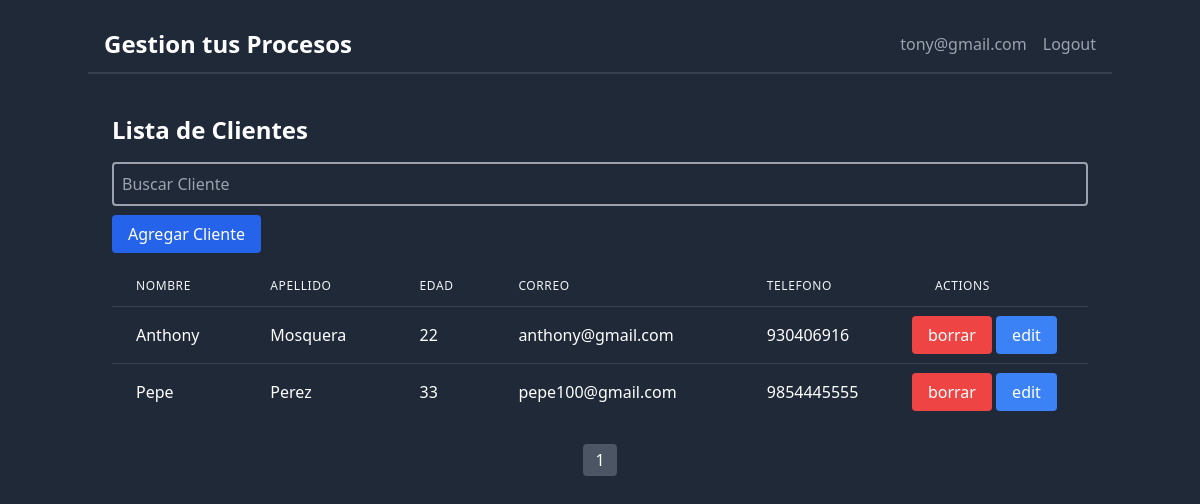
The page /customer/ (signed in) on the database its author committed.
### web/models.py (models this page shows, shortened)
class Customer(models.Model):
    name = models.CharField(max_length=20,verbose_name='Nombre')
    last_name = models.CharField(max_length=20,verbose_name='Apellido')
    age = models.IntegerField(verbose_name='Edad',default=None)
    email = models.EmailField(verbose_name='Correo',default=None)
    phone = models.IntegerField(verbose_name='Telefono',default=None)
    user = models.ForeignKey(User,on_delete=models.CASCADE,default=None)

### web/views.py (the view)
# urls.py: path('customer/', views.view_customer, name='view_customer'),
def view_customer(request):
    if request.method == 'POST':
        customer = request.POST['customer']
        search_customer = Customer.objects.filter(name__startswith = customer)
        return render(request,'aplication/customer.html',{'customers':search_customer})
    else:
        customers = Customer.objects.filter(user_id=request.user.id)
        paginator = Paginator(customers,4)
        page = request.GET.get('page',1)
        customer_page = paginator.page(page)
        return render(request,'aplication/customer.html',{'customers':customer_page})

### web/templates/aplication/customer.html (shortened to what this page needs)
{% extends 'base.html' %}
{% block customer %}
<div class="container mx-auto p-6">
    <h2 class="text-2xl font-bold mb-4 text-white">Lista de Clientes</h2>
    <form method="POST" class="mb-4" action="{% url 'app:view_customer' %}">
      <input type="text" name="customer" placeholder="Buscar Cliente"  class="border-2 border-gray-400 p-2 rounded w-full bg-gray-800 text-white" />
    </form>
    <div class="mb-5">
      <a href="{% url 'app:view_customer_form' %}" class="px-4 py-2 bg-blue-600 hover:bg-blue-700 rounded text-white">Agregar Cliente</a>
    </div>
    <div class="overflow-x-auto">
      <table class="min-w-full divide-y divide-gray-700">
        <thead>
          <tr>
            <th class="px-6 py-3 bg-gray-800 text-left text-xs font-medium text-gray-100 uppercase tracking-wider">Nombre</th>
            <th class="px-6 py-3 bg-gray-800 text-left text-xs font-medium text-gray-100 uppercase tracking-wider">Apellido</th>
            <th class="px-6 py-3 bg-gray-800 text-left text-xs font-medium text-gray-100 uppercase tracking-wider">Edad</th>
            <th class="px-6 py-3 bg-gray-800 text-left text-xs font-medium text-gray-100 uppercase tracking-wider">Correo</th>
            <th class="px-6 py-3 bg-gray-800 text-left text-xs font-medium text-gray-100 uppercase tracking-wider">Telefono</th>
            <th class="px-6 py-3 bg-gray-800 text-left text-xs font-medium text-gray-100 uppercase tracking-wider">Actions</th>
          </tr>
        </thead>
        <tbody class="bg-gray-800 divide-y divide-gray-700 text-white">
        {% for customer in customers %}
        <tr>
          <td class="px-6 py-4 whitespace-nowrap">{{customer.name}}</td>
          <td class="px-6 py-4 whitespace-nowrap">{{customer.last_name}}</td>
          <td class="px-6 py-4 whitespace-nowrap">{{customer.age}}</td>
          <td class="px-6 py-4 whitespace-nowrap">{{customer.email}}</td>
          <td class="px-6 py-4 whitespace-nowrap">{{customer.phone}}</td>
          <td>
            <a href="{% url 'app:view_customer_delete' customer.id %}" class="px-4 py-2 bg-red-500 hover:bg-red-700 rounded text-white">borrar</a>
            <a href="{% url 'app:view_customer_edit' customer.id %}" class="px-4 py-2 bg-blue-500 hover:bg-blue-700 rounded text-white">edit</a>
          </td>
        </tr>
        {%empty%}
        <h2 class="text-xl font-bold mb-4 text-white">No hay Cliente</h2>
        {% endfor %}
        </tbody>
      </table>
    </div>
    <div class="mt-6">
      <div class="flex justify-center space-x-2">
        {% for num in customers.paginator.page_range %}
          {% if customers.number == num %}
            <span class="px-3 py-1 bg-gray-600 text-white rounded">{{ num }}</span>
          {% elif num > customers.number|add:'-3' and num < customers.number|add:'3' %}
            <a href="?page={{ num }}&q={{ query }}" class="px-3 py-1 bg-gray-800 text-gray-400 rounded">{{ num }}</a>
          {% endif %}
        {% endfor %}
      </div>
    </div>
  </div>
{% endblock %}

### web/templates/views/navbar.html
<header class="w-full py-4 bg-gray-800 ">
    <div class="container mx-auto flex justify-between items-center px-4 py-3 border-b-2 border-gray-700">
        <a href="{% url 'app:view_home' %}" class="text-2xl font-bold text-white">Gestion tus Procesos</a>
        <nav class="space-x-4 flex justify-center">
            <p class="text-gray-400 hover:text-white">
                {% if request.user and request.user.is_authenticated %}
                {{request.user.email}}
                {% endif %}
            </p>
            <a href="{% url 'app:view_logout' %}" class="text-gray-400 hover:text-white">Logout</a>
        </nav>
    </div>
</header>

### rows shown on the page
Customer: name "Anthony", last_name "Mosquera", age "22", email "anthony@gmail.com", phone "930406916"
Customer: name "Pepe", last_name "Perez", age "33", email "pepe100@gmail.com", phone "9854445555"

### other values the page prints
{{ request.user.email }} "tony@gmail.com"
{{ num }} "1"
